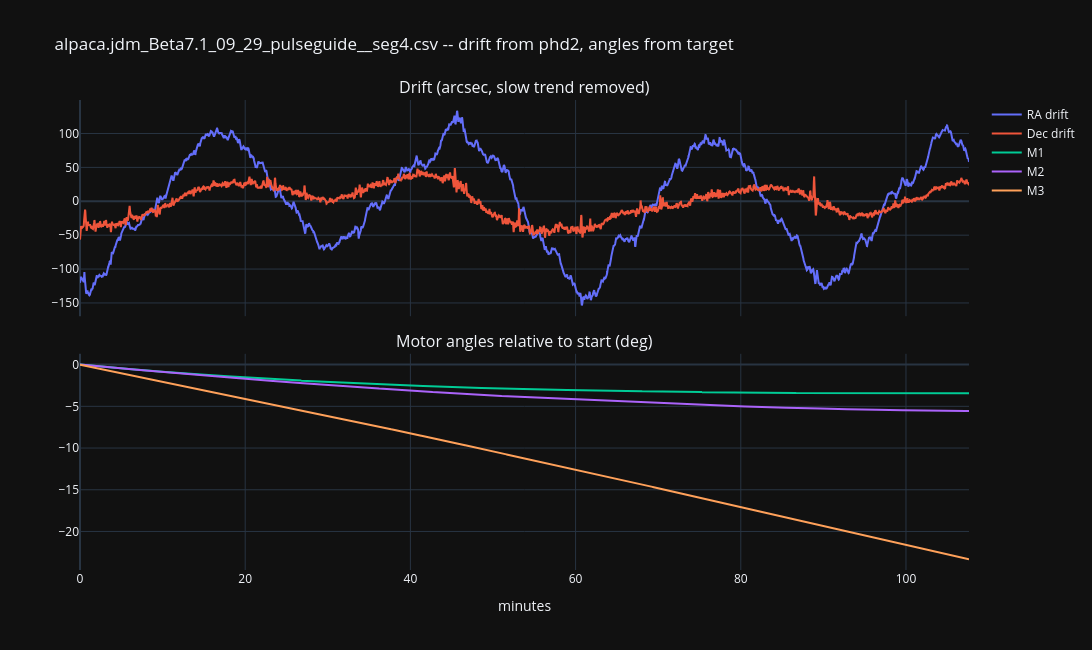

The code cell stored with this chart in its notebook:
### Markdown cell above
Pick any segment to look at its drift and motor angles:

### Code cell
SEGMENT = 'alpaca.jdm_Beta7.1_09_29_pulseguide__seg4.csv'     # one of idx['file']
d = pd.read_csv(os.path.join(SEG_DIR, SEGMENT))
fig = make_subplots(rows=2, cols=1, shared_xaxes=True, vertical_spacing=0.08,
                    subplot_titles=['Drift (arcsec, slow trend removed)', 'Motor angles relative to start (deg)'])
t = d['t_sec'] / 60
for col, name in (('drift_ra_arcsec', 'RA'), ('drift_dec_arcsec', 'Dec')):
    y = d[col] - np.polyval(np.polyfit(d['t_sec'], d[col], 2), d['t_sec'])
    fig.add_trace(go.Scatter(x=t, y=y, name=f'{name} drift'), row=1, col=1)
for i in (1, 2, 3):
    fig.add_trace(go.Scatter(x=t, y=d[f'theta{i}'] - d[f'theta{i}'].iloc[0], name=f'M{i}'), row=2, col=1)
fig.update_xaxes(title_text='minutes', row=2, col=1)
fig.update_layout(height=650, width=1400, template=TEMPLATE, hovermode='x unified',
                  title=f"{SEGMENT} -- drift from {d['drift_source'].iloc[0]}, angles from {d['theta_source'].iloc[0]}")
fig.show()

### Figure 1 — Plotly figure (JSON) as saved in the notebook; plotly's stock layout.template omitted (floating-point values rounded to 4 significant figures; data arrays with more than 128 entries replaced by an {"elided": "..."} marker saying what was removed)
{"data": [{"name": "RA drift", "type": "scatter", "x": {"elided": "4105 float values"}, "xaxis": "x", "y": {"elided": "4105 float values"}, "yaxis": "y"}, {"name": "Dec drift", "type": "scatter", "x": {"elided": "4105 float values"}, "xaxis": "x", "y": {"elided": "4105 float values"}, "yaxis": "y"}, {"name": "M1", "type": "scatter", "x": {"elided": "4105 float values"}, "xaxis": "x2", "y": {"elided": "4105 float values"}, "yaxis": "y2"}, {"name": "M2", "type": "scatter", "x": {"elided": "4105 float values"}, "xaxis": "x2", "y": {"elided": "4105 float values"}, "yaxis": "y2"}, {"name": "M3", "type": "scatter", "x": {"elided": "4105 float values"}, "xaxis": "x2", "y": {"elided": "4105 float values"}, "yaxis": "y2"}], "layout": {"annotations": [{"font": {"size": 16}, "showarrow": false, "text": "Drift (arcsec, slow trend removed)", "x": 0.5, "xanchor": "center", "xref": "paper", "y": 1, "yanchor": "bottom", "yref": "paper"}, {"font": {"size": 16}, "showarrow": false, "text": "Motor angles relative to start (deg)", "x": 0.5, "xanchor": "center", "xref": "paper", "y": 0.46, "yanchor": "bottom", "yref": "paper"}], "height": 650, "hovermode": "x unified", "title": {"text": "alpaca.jdm_Beta7.1_09_29_pulseguide__seg4.csv -- drift from phd2, angles from target"}, "width": 1400, "xaxis": {"anchor": "y", "domain": [0, 1], "matches": "x2", "showticklabels": false}, "xaxis2": {"anchor": "y2", "domain": [0, 1], "title": {"text": "minutes"}}, "yaxis": {"anchor": "x", "domain": [0.54, 1]}, "yaxis2": {"anchor": "x2", "domain": [0, 0.46]}}}
